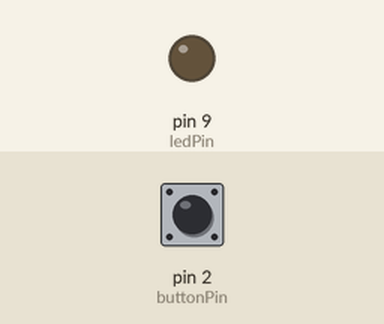
Recording of a sketch running on a simulated Arduino Uno, built with avr-gcc and run on an emulated ATmega328P. On the bench: output pins drawn as LEDs (lit = HIGH). Dashed ring = blinking. The test bench sets the inputs (shaded band); at power-on: pin 2 (buttonPin) LOW. What the sketch prints to the serial monitor is not drawn.

Above: at 1.2 s.
1.3 s: pin 2 (buttonPin) pulled HIGH for 0.15 s
At 2.0 s:
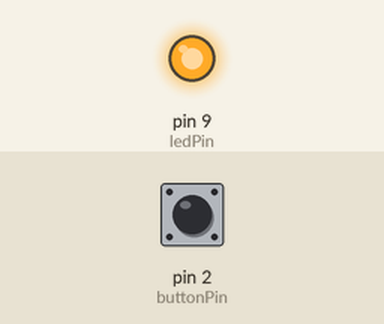
2.9 s: pin 2 (buttonPin) pulled HIGH for 3.2 s
At 6.8 s:
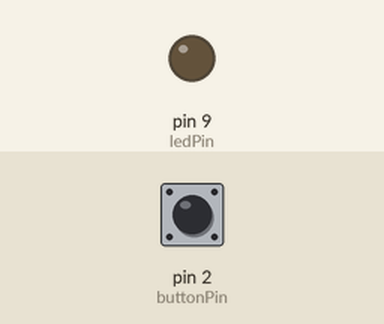
7.6 s: pin 2 (buttonPin) pulled HIGH for 1 s
At 7.9 s:
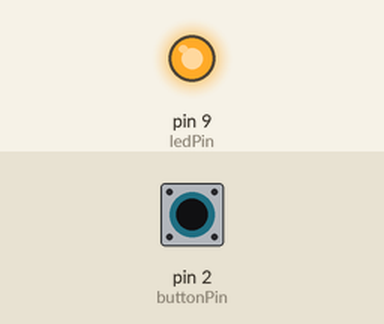
10.1 s: pin 2 (buttonPin) pulsed HIGH 2 times (0.12 s each, 0.3 s apart)
At 11.8 s:
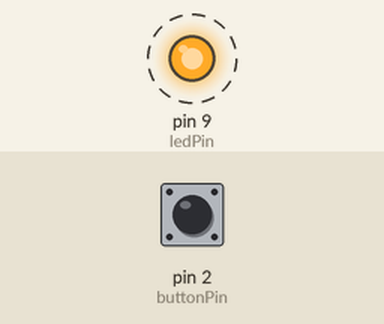
Timing chart, 0 to 14.7 s (numbered marks = the images above; inputs shaded):
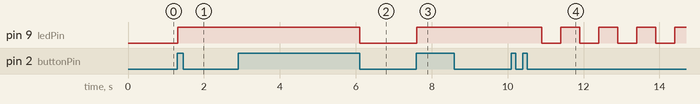

The sketch:

job11.ino
```cpp
// Assignation des broches de la LED et du bouton
int ledPin = 9;
int buttonPin = 2;

// Initialisation des variables
int buttonState = 0;
int lastButtonState = 0;
int buttonCount = 0;
bool isLongPress = false;

// Définition des constantes pour les temps d'allumage et d'extinction de la LED
const int onTime = 500;
const int offTime = 500;

// Définition de la variable pour le temps du dernier changement de l'état du bouton
unsigned long lastDebounceTime = 0;

// Fonction qui permet de faire clignoter la LED
void blinkLED() {
  digitalWrite(ledPin, HIGH);
  delay(onTime);
  digitalWrite(ledPin, LOW);
  delay(offTime);
  Serial.println("click-clack");
}

void setup() {
  pinMode(ledPin, OUTPUT);
  pinMode(buttonPin, INPUT);
  Serial.begin(9600); // initialize serial communication
}

void loop() {
  // Lecture de l'état du bouton
  buttonState = digitalRead(buttonPin);
  Serial.println(buttonCount);

  // Vérification si le bouton est appuyé
  if (buttonState != lastButtonState) {
    if (buttonState == HIGH) {
      buttonCount++;
      isLongPress = false;
      if (buttonCount == 1) {
        // Allumage de la LED
        digitalWrite(ledPin, HIGH);
      } else if (buttonCount == 2) {
        // Maintien de la LED allumée
        digitalWrite(ledPin, HIGH);
      } else if (buttonCount == 3) {
        // Clignotement de la LED
        while (buttonCount == 3) {
          blinkLED();
          buttonState = digitalRead(buttonPin);
          if (buttonState == HIGH) {
            buttonCount++;
          }
        }
      }
    } else {
      // Vérification si le bouton a été appuyé de manière prolongée
      if (isLongPress == true) {
        // Extinction de la LED
        digitalWrite(ledPin, LOW);
        buttonCount = 0;
      }
    }
    // Mise à jour de la variable lastDebounceTime
    lastDebounceTime = millis();
  }

  // Vérification si le bouton est appuyé de manière prolongée
  if (buttonState == HIGH && millis() - lastDebounceTime > 1000) {

    isLongPress = true;
  }
  if (buttonCount > 3) {
    buttonCount = 3;
  }


  // Mise à jour de l'état précédent du bouton
  lastButtonState = buttonState;
}
```

Measured:
- after the input at 1.3 s, pin 9 (ledPin): LOW → HIGH at once
- after the input at 2.9 s, pin 9 (ledPin): HIGH → LOW after 3.2 s
- after the input at 7.6 s, pin 9 (ledPin): LOW → HIGH at once
- after the input at 10.1 s, pin 9 (ledPin): alternates HIGH for 0.50 s and LOW for 0.50 s, starting after 0.80 s
